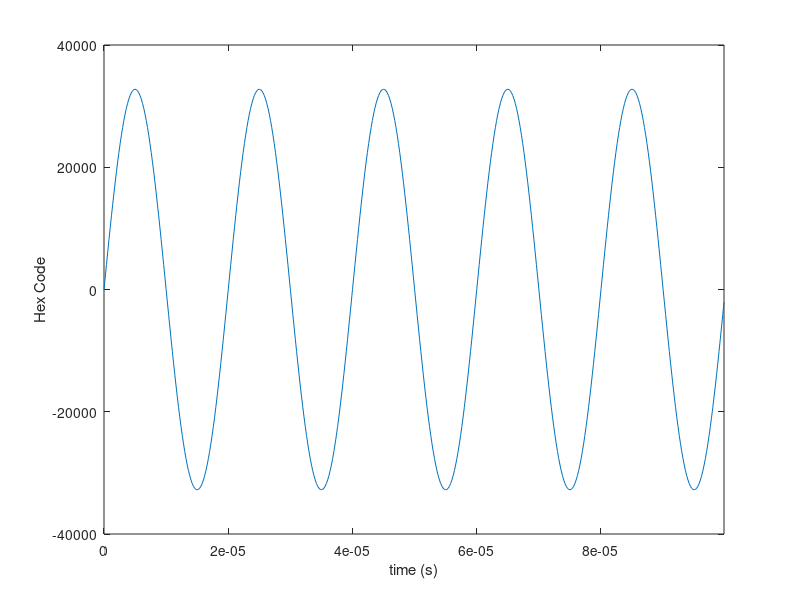

MATLAB code to generate this figure: (Note: this script raises an error after producing the figure.)
%% Script to Read Vivado Simulation Results
% Ian Delgadillo Bonequi
clear all;
close all;
clc;

%% Create Input Data Array

Fs = 5e6;            % Sampling frequency                    
T = 1/Fs;             % Sampling period       
fsig = 50000;        % frequency of test sinewave
L = round(((1/fsig)/T))*5; %Length of Signal
t = (0:L-1)*T;        % Time vector

%j = 2^15*(t>1e-5);
j = 2^15*sin(2*pi*fsig*t);
input = int16(j);

figure(1);
plot(t, input);
xlabel('time (s)');
ylabel('Hex Code');
xlim([0 t(length(t))]);

fileID = fopen('test.v','w');
fprintf(fileID, '%s\r\n', '// Input data for filter_in');
for i = (1:length(input))
    fprintf(fileID,'%s%d%s%s\r\n', 'filter_in[', i, '] <= 16h''', dec2hex(input(i)));
end
fclose(fileID);

%% Read simulate.log

fileID = fopen('..\..\fpga_XEM7310\fpga_XEM7310.sim\sim_1\behav\xsim\simulate.log','r');
fgets(fileID); %skip two lines
fgets(fileID);
formatSpec = '%d'; %read data
sizeA = [Inf];
A = fscanf(fileID, formatSpec, sizeA);
fclose(fileID);

%%
Fs = 5e6;            % Sampling frequency                    
T = 1/Fs;             % Sampling period
t = (0:length(A)-1)*T;        % Time vector

figure(2);
plot(t, A); %plot with offset to center around y=0
grid on;
title('Vivado Simulation Results');
xlabel('Time (s)');
ylabel('Hex Code');
xlim([0 t(length(t))]);
saveas(figure(2), 'StepResponse.png');
